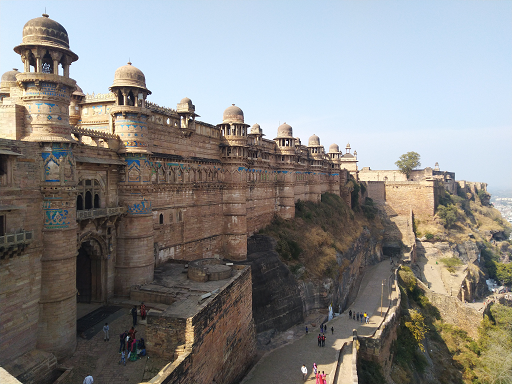
#> input picture Files used as input/img1.bmp, 512 x 384 px, found by its file name
$ python 'C5_4 Image_in_Frequency_domain.py'
#> lines starting #> are read from the running program, lines starting #| are printed output that depends on the picture
### Chapter 09/my_package/my_functions.py
#======================================================================
# Purpose : creating custom functions for usage
#======================================================================

import matplotlib.pyplot as plt
import cv2
import numpy as np

# Function my_imshow is used to display image using matplotlib method and is
# usually used with subplots

def my_imshow(input_image,str='',ax='Nothing Passed'):
    if ax=='Nothing Passed':
        fig1,ax1=plt.subplots()
        fig1.show()
        if input_image.ndim==3:
            plt.imshow(cv2.cvtColor(input_image, cv2.COLOR_BGR2RGB))
        else:
            plt.imshow(cv2.cvtColor(input_image, cv2.COLOR_GRAY2RGB))
        plt.axis("off")
        plt.gca().set_title(str)
        return fig1,ax1
    else:
        if input_image.ndim==3:
            ax.imshow(cv2.cvtColor(input_image, cv2.COLOR_BGR2RGB))
        else:
            ax.imshow(cv2.cvtColor(input_image, cv2.COLOR_GRAY2RGB))
        ax.axis("off")
        ax.set_title(str)

# Function norm_uint8 defined below,
# Normalises and convert to uint8 an input_image and return the same, usually
# used while displaying a grayscale image which has been converted to float32
# during processing

def norm_uint8(input_image):
    input_image=input_image-np.min(input_image)
    input_image=255*input_image/np.max(input_image)
    input_image=np.uint8(input_image)
    return input_image


### Chapter 05/C5_4 Image_in_Frequency_domain.py
#======================================================================
# PURPOSE : Displaying an image in spatial and frequency domains
#======================================================================
import cv2,matplotlib.pyplot as plt
import numpy as np
import scipy.fft as sfft
import my_package.my_functions as mf # This is a user defined package
# one may find the details related to its contents and usage in section XXX

#---------------------------------------------------------------------------
#                IMAGE IN SPATIAL DOMAIN
#---------------------------------------------------------------------------
input_image=np.float32(cv2.imread('img1.bmp',0))
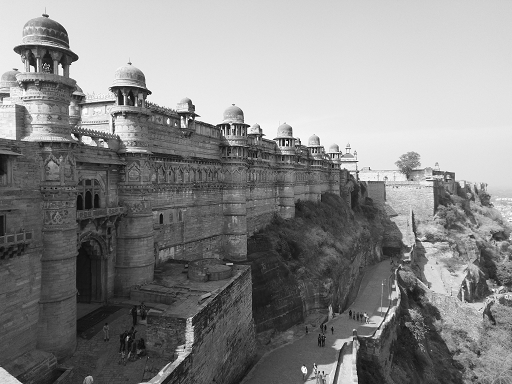
#> input_image: shape (384, 512) float32; min 0, max 255, mean 135.1
fig1,ax1=plt.subplots(1,2)
fig1.show()
mf.my_imshow(mf.norm_uint8(input_image),'(a) Image in Spatial Domain',ax1[0])

#---------------------------------------------------------------------------
#                IMAGE IN FREQUENCY DOMAIN
#---------------------------------------------------------------------------
fft_input_image=sfft.fft2(input_image)
mag_image=np.abs(sfft.fftshift(fft_input_image))
mf.my_imshow(mf.norm_uint8(np.log(1+mag_image)),"(b) Image in Frequency Domain",ax1[1])
#> in norm_uint8 (call 2), `input_image=input_image-np.min(input_image)`:
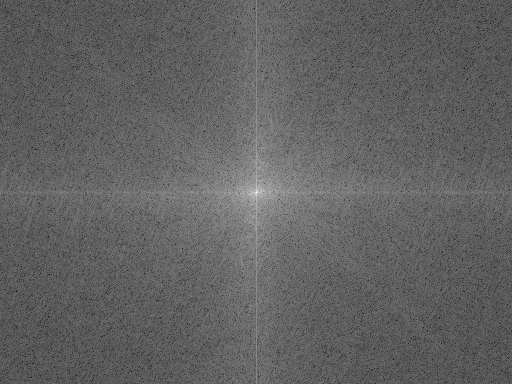
#> input_image: shape (384, 512) float32; min 0, max 14.03, mean 5.39; drawn with min black and max white

plt.show()
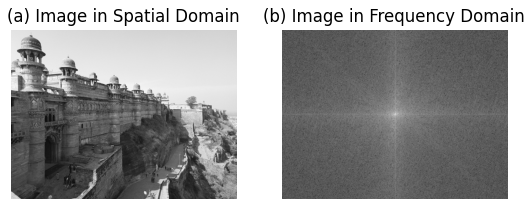
#> figure drawn by matplotlib, 2 panels
print("Completed Successfully ...")

$ run again, with Files used as input/img10.bmp copied over Files used as input/img1.bmp
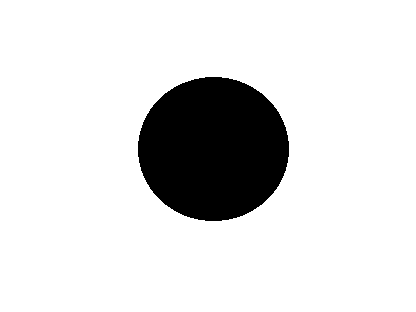
#> input picture Files used as input/img10.bmp, 416 x 312 px, found by its file name
#> in norm_uint8 (call 2), `input_image=input_image-np.min(input_image)`:
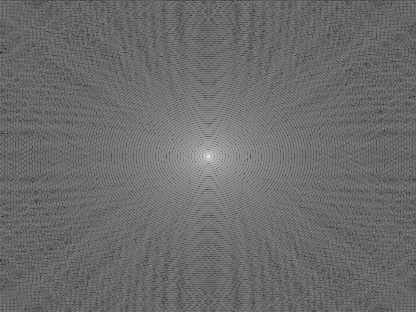
#> input_image: shape (312, 416) float32; min 0, max 16.48, mean 7.01; drawn with min black and max white
#> `plt.show()`:
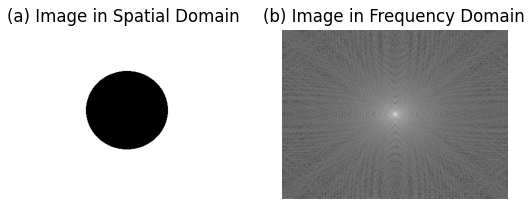
#> figure drawn by matplotlib, 2 panels

$ run again, with Files used as input/img11.bmp copied over Files used as input/img1.bmp
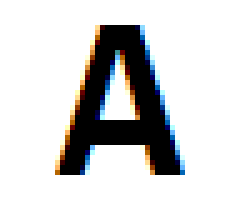
#> input picture Files used as input/img11.bmp, 49 x 42 px, found by its file name (shown 5 times larger)
#> in norm_uint8 (call 2), `input_image=input_image-np.min(input_image)`:
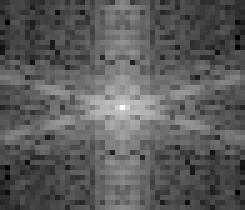
#> input_image: shape (42, 49) float32 (shown 5 times larger); min 0, max 10.39, mean 3.74; drawn with min black and max white
#> `plt.show()`:
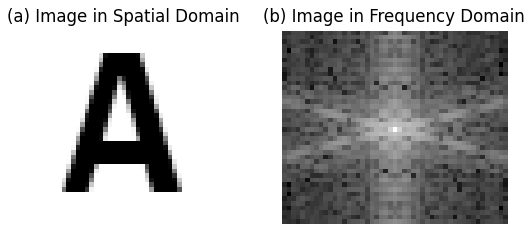
#> figure drawn by matplotlib, 2 panels

$ run again, with Files used as input/img12.bmp copied over Files used as input/img1.bmp
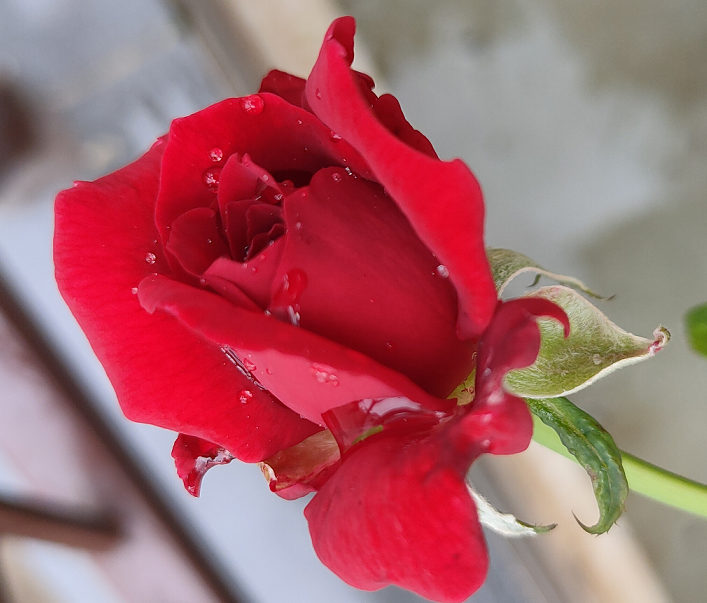
#> input picture Files used as input/img12.bmp, 707 x 603 px, found by its file name
#> in norm_uint8 (call 2), `input_image=input_image-np.min(input_image)`:
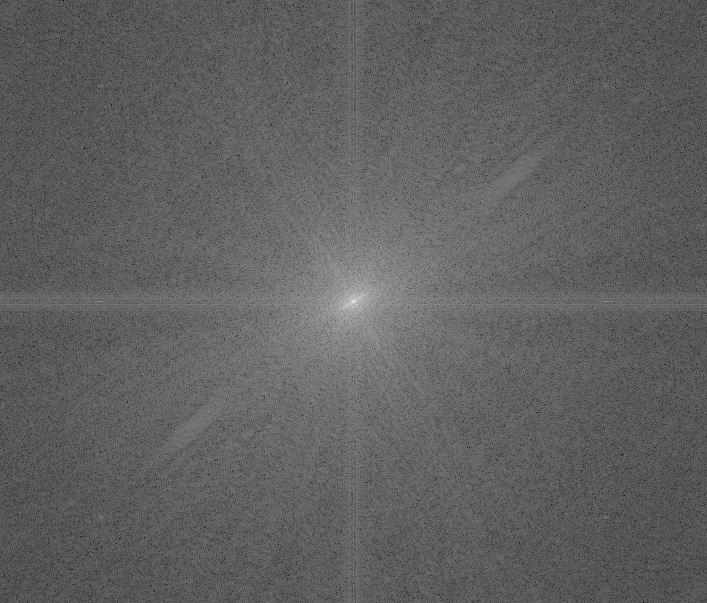
#> input_image: shape (603, 707) float32; min 0, max 16.07, mean 6.1; drawn with min black and max white
#> `plt.show()`:
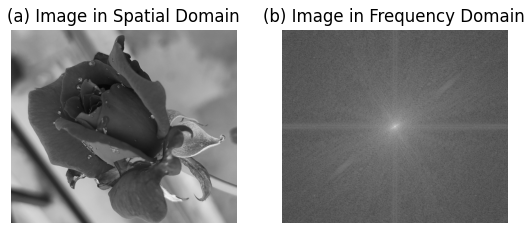
#> figure drawn by matplotlib, 2 panels
